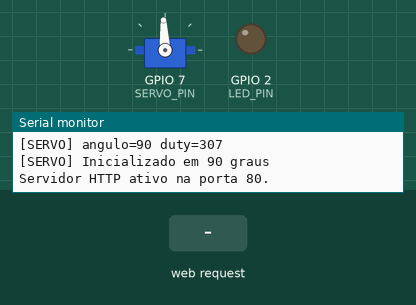
A sketch run on a simulated ESP32-S3. Shown: servo, output pins drawn as LEDs (lit = HIGH), the last lines printed to the serial monitor. Inputs (shaded band) come from the test bench. Servo pulses on a pin are drawn as a servo (544–2400 µs = 0–180°).

Above: at 1.3 s.
1.4 s: HTTP request GET /led?brightness=120 received
At 1.8 s:
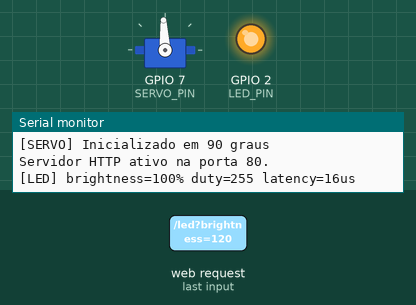
2.9 s: HTTP request GET /servo?angle=1 received
At 4.1 s:
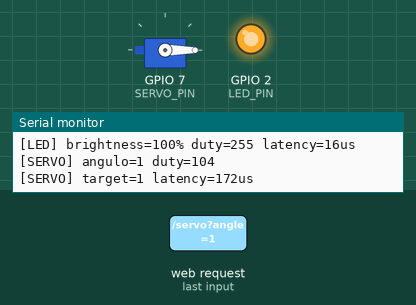
4.4 s: HTTP request GET /led?brightness=1 received
At 5.2 s:
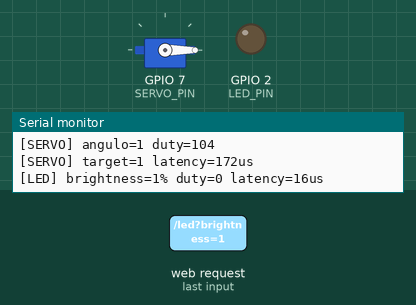
5.9 s: HTTP request GET /servo?angle=120 received
At 6.4 s:
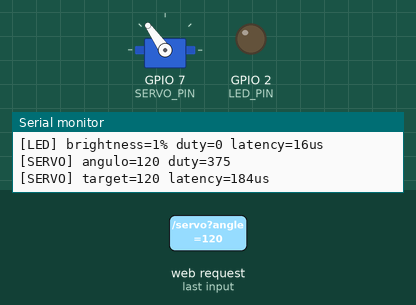
7.4 s: HTTP request GET /led?brightness=120&angle=120 received
At 8.6 s:
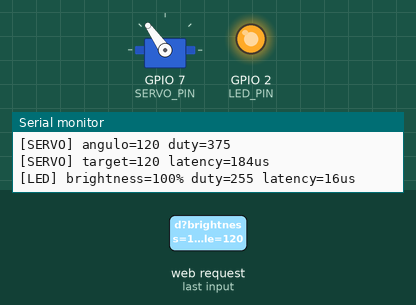
8.9 s: HTTP request GET /led?brightness=0 received
At 9.9 s:
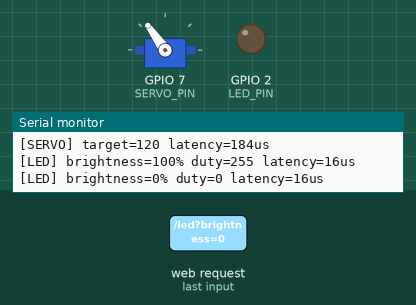
Timing chart, 0 to 11.4 s (numbered marks = the images above; inputs shaded):
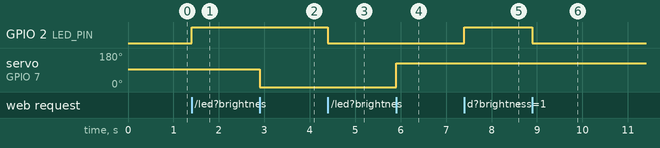

Measured:
- after the input at 1.4 s, GPIO 2 (LED_PIN): LOW → HIGH at once
- after the input at 2.9 s, servo on GPIO 7 (SERVO_PIN): 93° → 0° at once
- after the input at 4.4 s, GPIO 2 (LED_PIN): HIGH → LOW at once
- after the input at 5.9 s, servo on GPIO 7 (SERVO_PIN): 0° → 125° at once
- after the input at 7.4 s, GPIO 2 (LED_PIN): LOW → HIGH at once
- after the input at 8.9 s, GPIO 2 (LED_PIN): HIGH → LOW at once

The sketch:

ServoLEDWifiEsp32.ino
```cpp
#include <WiFi.h>
#include <WebServer.h>

const char* ssid = "ServoLED_ESP32_GrupoK";
const char* password = "";

WebServer server(80);

constexpr int LED_PIN = 2;
constexpr int SERVO_PIN = 7;
constexpr int LED_FREQ = 5000;
constexpr int LED_RESOLUTION = 8;
constexpr int SERVO_FREQ = 50;
constexpr int SERVO_RESOLUTION = 12;

int ledBrightnessPercent = 0;
int currentServoAngle    = 90;
int lastStationCount     = 0;

void setupWiFi() {
    WiFi.softAP(ssid, password);
    Serial.println("Wi-Fi Iniciado com Sucesso!");
    Serial.print("IP do Servidor: ");
    Serial.println(WiFi.softAPIP());
}

void setServoAngle(int angle) {
    angle = constrain(angle, 0, 180);
    int duty = map(angle, 0, 180, 102, 512);
    ledcWrite(SERVO_PIN, duty);
    currentServoAngle = angle;
    Serial.printf("[SERVO] angulo=%d duty=%d\n", angle, duty);
}

void setupPWM() {
    ledcAttach(LED_PIN, LED_FREQ, LED_RESOLUTION);
    ledBrightnessPercent = 0;
    ledcWrite(LED_PIN, 0);
}

void setupServo() {
    ledcAttach(SERVO_PIN, SERVO_FREQ, SERVO_RESOLUTION);
    setServoAngle(90);
    Serial.println("[SERVO] Inicializado em 90 graus");
}

void handleStatus() {
    server.sendHeader("Access-Control-Allow-Origin", "*");
    server.send(200, "text/plain", "OK");
}

int gammaCorrectDuty(int brightness) {
    const float normalized = brightness / 100.0f;
    const float corrected  = pow(normalized, 2.2f);
    const int maxDuty      = (1 << LED_RESOLUTION) - 1;
    const int duty         = round(corrected * maxDuty);
    return constrain(duty, 0, maxDuty);
}

void handleLed() {
    unsigned long startMicros = micros();
    server.sendHeader("Access-Control-Allow-Origin", "*");

    if (!server.hasArg("brightness")) {
        server.send(400, "application/json", "{\"error\":\"Parâmetro brightness ausente\"}");
        Serial.println("[ERROR] /led sem parâmetro brightness");
        return;
    }

    int brightness = server.arg("brightness").toInt();
    brightness = constrain(brightness, 0, 100);
    ledBrightnessPercent = brightness;

    const int duty = gammaCorrectDuty(brightness);
    ledcWrite(LED_PIN, duty);

    unsigned long latency = micros() - startMicros;
    Serial.printf("[LED] brightness=%d%% duty=%d latency=%luus\n", brightness, duty, latency);

    String payload = "{";
    payload += "\"brightness\":" + String(brightness) + ",";
    payload += "\"duty\":"       + String(duty)       + ",";
    payload += "\"latency_us\":" + String(latency);
    payload += "}";
    server.send(200, "application/json", payload);
}

void handleServo() {
    unsigned long startMicros = micros();
    server.sendHeader("Access-Control-Allow-Origin", "*");

    if (!server.hasArg("angle")) {
        server.send(400, "application/json", "{\"error\":\"Parâmetro angle ausente\"}");
        Serial.println("[ERROR] /servo sem parâmetro angle");
        return;
    }

    int angle = server.arg("angle").toInt();
    setServoAngle(angle);

    unsigned long latency = micros() - startMicros;
    Serial.printf("[SERVO] target=%d latency=%luus\n", angle, latency);

    String payload = "{";
    payload += "\"angle\":"      + String(angle)             + ",";
    payload += "\"current\":"    + String(currentServoAngle) + ",";
    payload += "\"latency_us\":" + String(latency);
    payload += "}";
    server.send(200, "application/json", payload);
}

void setupRoutes() {
    server.on("/status", HTTP_GET, handleStatus);
    server.on("/led",    HTTP_GET, handleLed);
    server.on("/servo",  HTTP_GET, handleServo);
}

void checkWiFi() {
    int stationCount = WiFi.softAPgetStationNum();
    if (stationCount != lastStationCount) {
        if (lastStationCount > 0 && stationCount == 0)
            Serial.println("[ERROR] WiFi disconnected");
        else if (lastStationCount == 0 && stationCount > 0)
            Serial.println("[INFO] Cliente conectado ao SoftAP");
        lastStationCount = stationCount;
    }
}

void setup() {
    Serial.begin(115200);
    delay(100);

    setupWiFi();
    setupPWM();
    setupServo();
    setupRoutes();

    server.begin();
    Serial.println("Servidor HTTP ativo na porta 80.");
}

void loop() {
    server.handleClient();
    checkWiFi();
}
```
